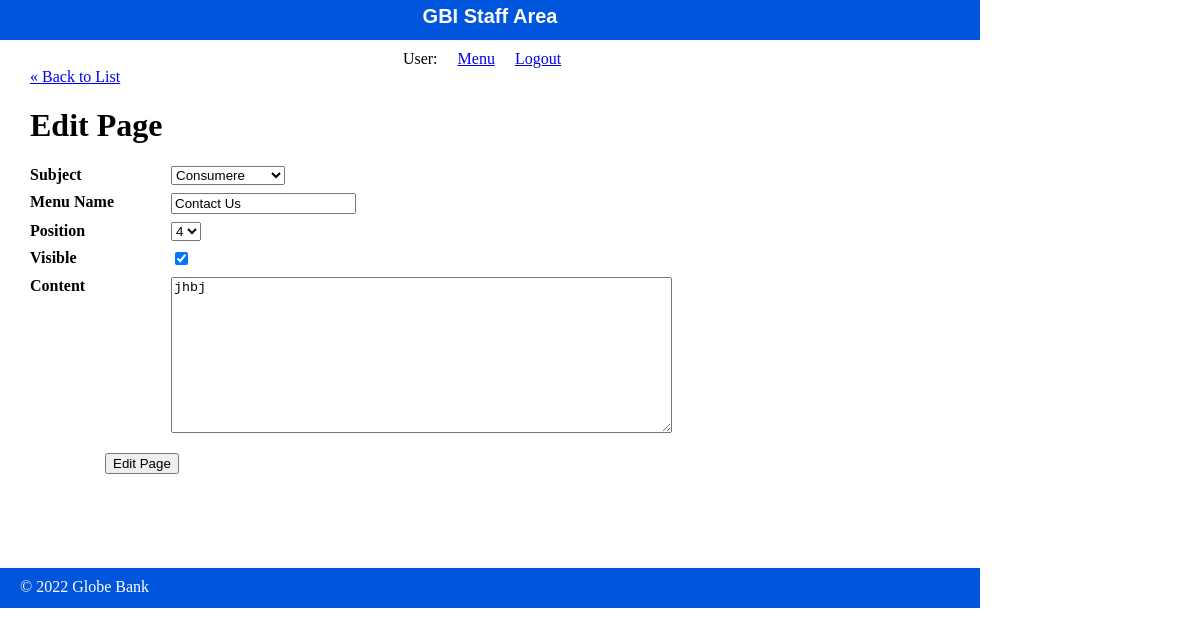
/staff/pages/edit.php?id=4, run on the app's committed database.
### tables this page shows
CREATE TABLE `pages` (
  `id` int(11) NOT NULL,
  `subject_id` int(11) DEFAULT NULL,
  `menu_name` varchar(255) DEFAULT NULL,
  `position` int(3) DEFAULT NULL,
  `visible` tinyint(1) DEFAULT NULL,
  `content` text
);

CREATE TABLE `subjects` (
  `id` int(11) NOT NULL,
  `menu_name` varchar(255) DEFAULT NULL,
  `position` int(3) DEFAULT NULL,
  `visible` tinyint(1) DEFAULT NULL
);

### private/functions.php (called while the page is built, shortened)
<?php
function url_for($script_path) {
  return WWW_ROOT . $script_path;
}
function u($string="") {
  return urlencode($string);
}
function h($string="") {
  return htmlspecialchars($string);
}
?>

### private/query_functions.php (called while the page is built, shortened)
<?php
  function find_all_subjects($options=[]){
    global $db;
    $visible = $options['visible'] ?? false;
    $sql = "SELECT * FROM subjects ";
    $sql .= "ORDER BY position ASC";
    $result = mysqli_query($db, $sql);
    return $result;
  }
  function find_all_pages() {
    global $db;
    $sql = "SELECT * FROM pages ";
    $sql .= "ORDER BY subject_id ASC, position ASC";
    $result = mysqli_query($db, $sql);
    return $result;
  }
  function find_page_by_id($id, $options=[]) {
    global $db;
    $visible = $options['visible'] ?? false;
    $sql = "SELECT * FROM pages ";
    $sql .= "WHERE id='" . db_escape($db, $id) . "' ";
    $result = mysqli_query($db, $sql);
    $page = mysqli_fetch_assoc($result);
    return $page;
  }
?>

### private/database.php (called while the page is built, shortened)
<?php
  function db_escape($connection, $string) {
    return mysqli_real_escape_string($connection, $string);
  }
?>

### public/staff/pages/edit.php (the view, shortened to what this page needs)
<?php
require_once('../../../private/initialize.php');
$id = $_GET['id'];
if(is_post_request()) {
  $page = [];
  $page['id'] = $id;
  $page['subject_id'] = $_POST['subject_id'] ?? '';
  $page['menu_name'] = $_POST['menu_name'] ?? '';
  $page['position'] = $_POST['position'] ?? '';
  $page['visible'] = $_POST['visible'] ?? '';
  $page['content'] = $_POST['content'] ?? '';
  $result = update_page($page);
  if($result === true) {
    $_SESSION['message'] = 'The page was updated successfully.';
    redirect_to(url_for('/staff/pages/show.php?id=' . $id));
  } else {
    $errors = $result;
  }
} else {
  $page = find_page_by_id($id);
}
$page_set = find_all_pages();
$page_count = mysqli_num_rows($page_set);
?>
<?php include(SHARED_PATH . '/staff_header.php'); ?>
<div id="content">
  <a class="back-link" href="<?php echo url_for('/staff/pages/index.php'); ?>">&laquo; Back to List</a>
  <div class="page edit">
    <h1>Edit Page</h1>
    <form action="<?php echo url_for('/staff/pages/edit.php?id=' . h(u($id))); ?>" method="post">
      <dl>
        <dt>Subject</dt>
        <dd>
          <select name="subject_id">
          <?php
            $subject_set = find_all_subjects();
            while($subject = mysqli_fetch_assoc($subject_set)) {
              echo "<option value=\"" . h($subject['id']) . "\"";
              if($page["subject_id"] == $subject['id']) {
                echo " selected";
              }
              echo ">" . h($subject['menu_name']) . "</option>";
            }
          ?>
          </select>
        </dd>
      </dl>
      <dl>
        <dt>Menu Name</dt>
        <dd><input type="text" name="menu_name" value="<?php echo h($page['menu_name']); ?>" /></dd>
      </dl>
      <dl>
        <dt>Position</dt>
        <dd>
          <select name="position">
            <?php
              for($i=1; $i <= $page_count; $i++) {
                echo "<option value=\"{$i}\"";
                if($page["position"] == $i) {
                  echo " selected";
                }
                echo ">{$i}</option>";
              }
            ?>
          </select>
        </dd>
      </dl>
      <dl>
        <dt>Visible</dt>
        <dd>
          <input type="checkbox" name="visible" value="1"<?php if($page['visible'] == "1") { echo " checked"; } ?> />
        </dd>
      </dl>
      <dl>
        <dt>Content</dt>
        <dd>
          <textarea name="content" cols="60" rows="10"><?php echo h($page['content']); ?></textarea>
        </dd>
      </dl>
      <div id="operations">
        <input type="submit" value="Edit Page" />
      </div>
    </form>
  </div>
</div>
<?php include(SHARED_PATH . '/staff_footer.php'); ?>

### public/css/staff.css (style rules this page uses)
html { height: 100%; width: 100%; }
body { height: 980px; width: 100%; margin: 0; padding: 0; }
#content { width: 920px; min-height: 500px; padding: 0 30px; }
dl { clear: both; overflow: hidden; margin: 0.5em 0; }
dt { float: left; font-weight: bold; width: 125px; }
dd { float: left; margin-left: 1em; }
#operations { clear: both; margin: 1em 0 1em 75px; }

### data on the page
pages: subject_id "Consumere", menu_name "Contact Us", position "4", visible "☑", content "jhbj"
